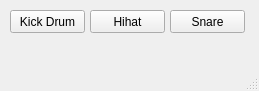
<?xml version="1.0" encoding="UTF-8"?>
<ui version="4.0">
 <class>MainWindow</class>
 <widget class="QMainWindow" name="MainWindow">
  <property name="geometry">
   <rect>
    <x>0</x>
    <y>0</y>
    <width>259</width>
    <height>91</height>
   </rect>
  </property>
  <property name="windowTitle">
   <string>MainWindow</string>
  </property>
  <widget class="QWidget" name="centralwidget">
   <widget class="QPushButton" name="kickDrumButton">
    <property name="geometry">
     <rect>
      <x>10</x>
      <y>10</y>
      <width>75</width>
      <height>23</height>
     </rect>
    </property>
    <property name="text">
     <string>Kick Drum</string>
    </property>
   </widget>
   <widget class="QPushButton" name="snareButton">
    <property name="geometry">
     <rect>
      <x>170</x>
      <y>10</y>
      <width>75</width>
      <height>23</height>
     </rect>
    </property>
    <property name="text">
     <string>Snare</string>
    </property>
   </widget>
   <widget class="QPushButton" name="hiHatButton">
    <property name="geometry">
     <rect>
      <x>90</x>
      <y>10</y>
      <width>75</width>
      <height>23</height>
     </rect>
    </property>
    <property name="text">
     <string>Hihat</string>
    </property>
   </widget>
  </widget>
  <widget class="QMenuBar" name="menubar">
   <property name="geometry">
    <rect>
     <x>0</x>
     <y>0</y>
     <width>259</width>
     <height>21</height>
    </rect>
   </property>
  </widget>
  <widget class="QStatusBar" name="statusbar"/>
 </widget>
 <resources/>
 <connections/>
</ui>
